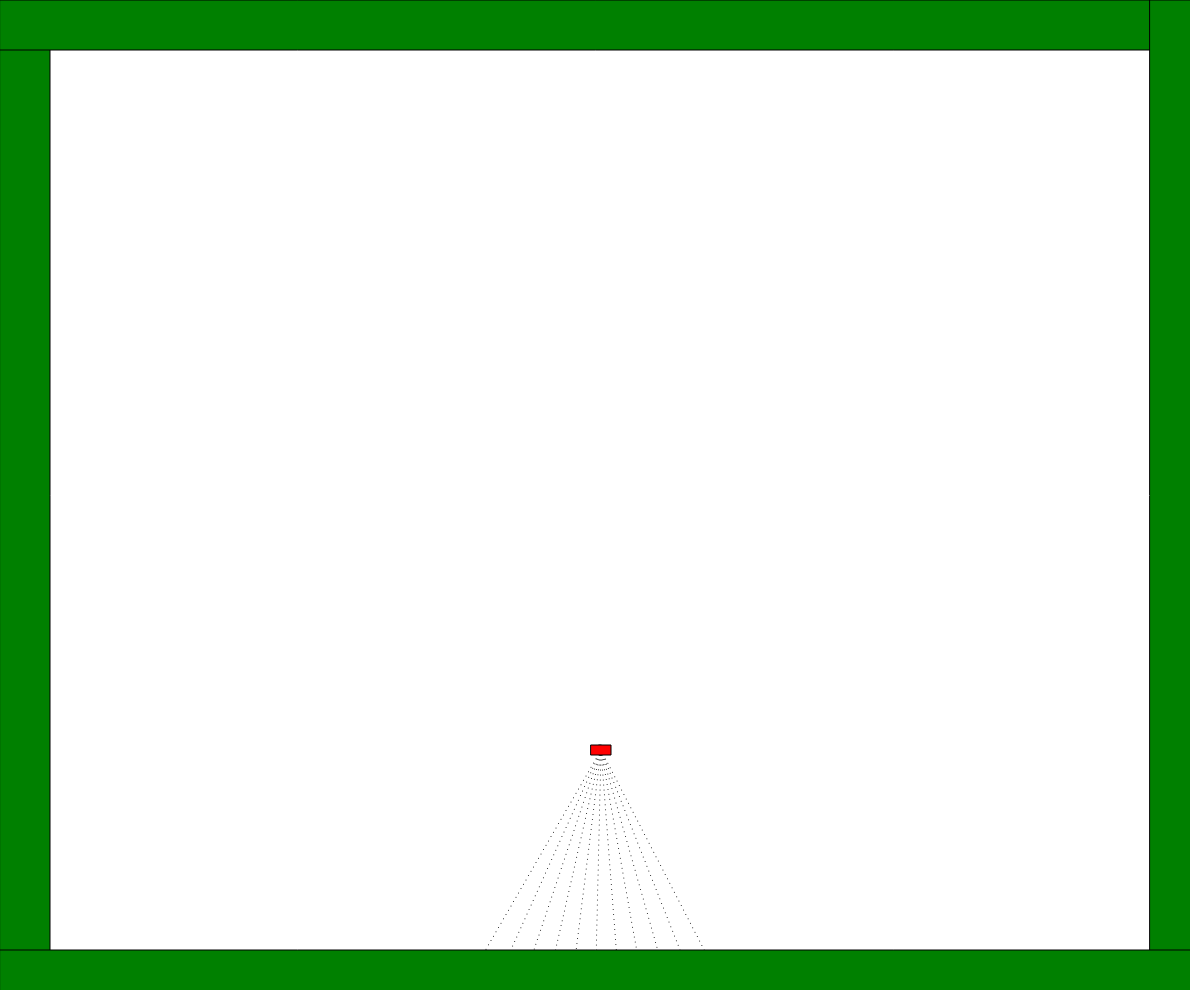
Frame 1 (no input)
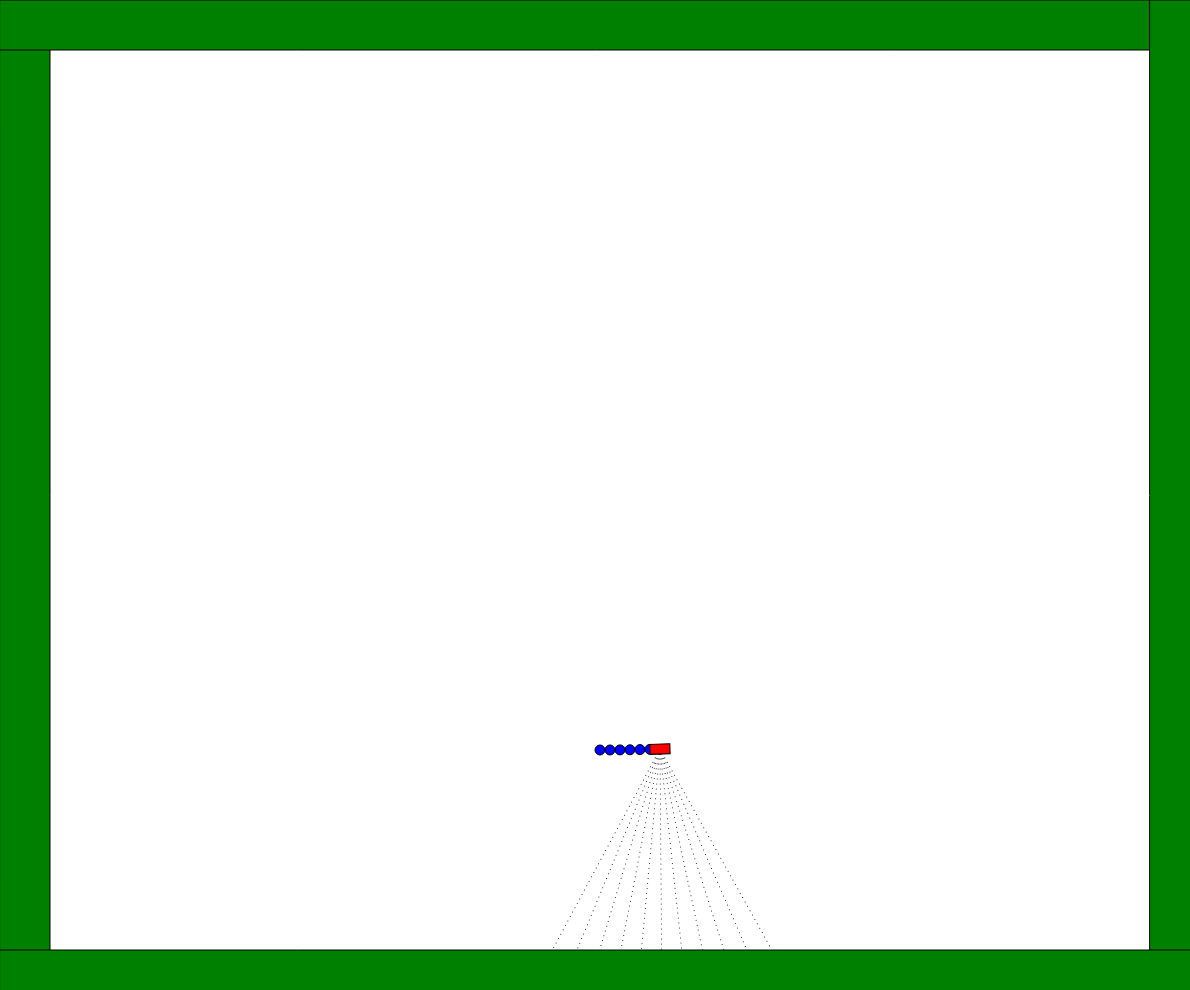
Frame 60 (no input)
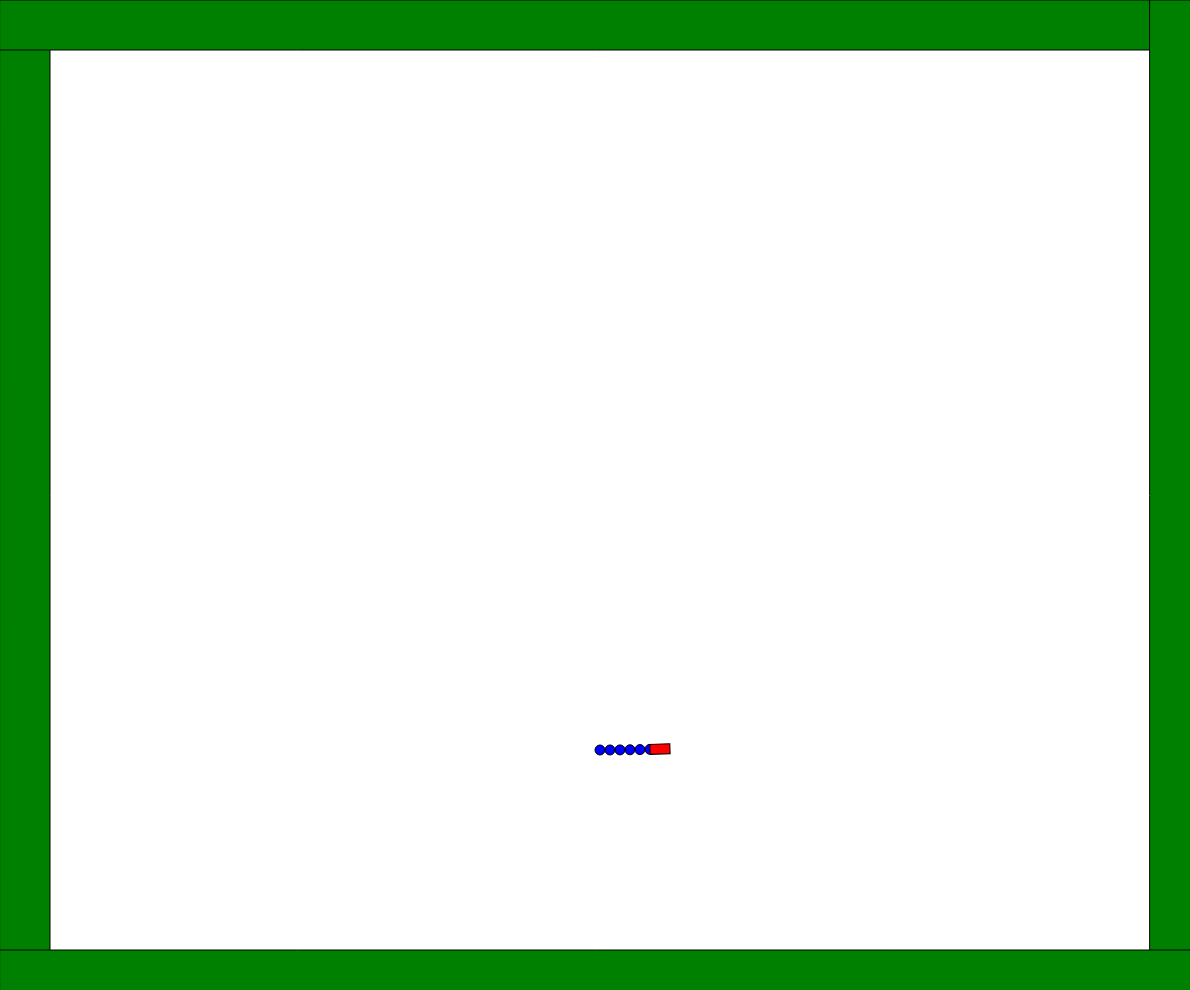
Frame 120 (the mouse pressed at the canvas centre since frame 60)

The p5.js sketch that drew these frames (run headless with seeded random() and noise() and a simulated clock; from frame 60 on, the mouse is pressed at the canvas centre):

// p5.js sketch
// ── sketch.js
var racer;
var objects = []
var time;
var positions =[];
var drawingBox;
var tempShape;
function setup() {
  // put setup code here
 createCanvas(windowWidth-10,windowHeight-10);
 racer = new Rocket();
 time = 0;
 objects.push(new block([[0,windowHeight-50],[windowWidth,windowHeight]]))
 objects.push(new block([[windowWidth-50,0],[windowWidth,windowHeight]]))
 objects.push(new block([[0,0],[windowWidth,50]]))
 objects.push(new block([[0,0],[50,windowHeight]]))
 drawingBox = false;
 
}

function mousePressed()
{
  startPoint = [mouseX,mouseY];
  drawingBox = true;
  tempShape = [mouseX,mouseY];
  // noLoop();
}
function mouseReleased()
{
  endPoint = [mouseX,mouseY];

  objects.push(new block([startPoint,endPoint]))
  drawingBox = false;
  // loop();
}


function draw() {
 
  
  
  

  background("white")
  
  
    if(time%10 == 0){
    if(!drawingBox) positions.push([racer.pos.x,racer.pos.y])}
    
    for (var i = positions.length - 1; i >= 0; i--) {
      fill("blue")
      ellipse(positions[i][0],positions[i][1],10,10)
    }
    time++;
    if(!drawingBox) racer.update();
    racer.display();
  

  if(drawingBox)
  {
    fill("green")
    rectMode(CORNERS)
    rect(tempShape[0],tempShape[1],mouseX,mouseY);
  } 
  for (var i = objects.length - 1; i >= 0; i--) {

      objects[i].update()
      objects[i].display()
    }
  
  
}




function Rocket()
{
  this.pos = createVector(windowWidth/2,windowHeight-250);
  this.vel = createVector(1,0);
  this.acc = [0,0];
  
  this.color = "red"
  this.time = 0
  this.pError = 0;
  this.kP = -1/10000
  this.kD = -1/100000
  this.kI = -1/1000000



  this.bang = function()
  {
      d = this.avgDist();
      velH = this.vel.heading()
      if(d<200)
      {
        this.acc = createVector(cos(velH-PI/2)/1000,sin(velH-PI/2)/1000)
      }
      if(d> 200)
      {
        //this.vel.rotate(PI/1000)
        this.acc = createVector(cos(velH+PI/2)/1000,sin(velH+PI/2)/1000)
      }
  }
  this.PID = function()
  {
      
       d = this.avgDist(PI/2);
      error = 200-d;
      

      velH = this.vel.heading()

      angle = velH+PI/2
      P = error*this.kP
      I = this.kI/this.time*(error-this.pError)
      D = this.time*this.kD*(error-this.pError)

      this.acc = [cos(angle)*( P+I+D),sin(angle)*( P+I+D)]
      this.pError = error;
  }
  
  this.update = function() {
      this.time ++;
      this.vel.x+=this.acc[0]
      this.vel.y+=this.acc[1]
      this.pos.add(this.vel);
      this.acc = [0,0]

      if(this.time>800)
      {
        this.time  = 1;
        this.pError = 0;
      }

      if(this.vel.mag()>1)
      {
        this.vel.mult(1/this.vel.mag())
      }


      //this.vel.add(createVector(cos(this.vel.heading()),sin(this.vel.heading())))

      
      if(this.pos.y<0)
      {
        this.pos.y = windowHeight-10
      }
      
        this.PID()
      

      for (var j = objects.length - 1; j >= 0; j--) {
        if(this.pos.x > objects[j].points[0][0] && this.pos.x < objects[j].points[1][0] && 
          this.pos.y > objects[j].points[0][1] && this.pos.y < objects[j].points[1][1])
        {
         noLoop()
        
        }
        if(this.pos.x > objects[j].points[1][0] && this.pos.x < objects[j].points[0][0] && 
          this.pos.y > objects[j].points[1][1] && this.pos.y < objects[j].points[0][1])
        {
          noLoop()
        }
        if(this.pos.x > objects[j].points[0][0] && this.pos.x < objects[j].points[1][0] && 
          this.pos.y < objects[j].points[0][1] && this.pos.y > objects[j].points[1][1])
        {
         noLoop()
        
        }
        if(this.pos.x > objects[j].points[1][0] && this.pos.x < objects[j].points[0][0] && 
          this.pos.y < objects[j].points[1][1] && this.pos.y > objects[j].points[0][1])
        {
          noLoop()
        }


      }
      
  };

  this.avgDist = function(){
    sum = 0;
    count = 0;
    angle = PI/2+PI/6
    weight = .8
    while(angle>PI/2-PI/6 )
    {
      sum+=this.dist(angle)*weight
      count++
      angle-=.1
      if(angle>PI/2)
      {
        weight+=.05
      }
      else
      {
        weight-=.05
      }

    }
    return sum/count
  }

  
  

  this.dist = function(angle)
  {
    var dist = 0;
    var hit = false
    var curr = createVector(this.pos.x,this.pos.y);
    while(!hit)
    { 
      point(curr.x,curr.y)
      curr.x = curr.x+cos(this.vel.heading()+angle)*5
      curr.y = curr.y+sin(this.vel.heading()+angle)*5
      dist += 5
      for (var j = objects.length - 1; j >= 0; j--) {
        if(curr.x > objects[j].points[0][0] && curr.x < objects[j].points[1][0] && 
          curr.y > objects[j].points[0][1] && curr.y < objects[j].points[1][1])
        {
          hit = true;
          break
        }
        if(curr.x > objects[j].points[1][0] && curr.x < objects[j].points[0][0] && 
          curr.y > objects[j].points[1][1] && curr.y < objects[j].points[0][1])
        {
          hit = true;
          break
        }
        if(curr.x > objects[j].points[0][0] && curr.x < objects[j].points[1][0] && 
          curr.y < objects[j].points[0][1] && curr.y > objects[j].points[1][1])
        {
          hit = true;
          break
       
        }
        if(curr.x > objects[j].points[1][0] && curr.x < objects[j].points[0][0] && 
          curr.y < objects[j].points[1][1] && curr.y > objects[j].points[0][1])
        {
          hit = true;
          break;
        }

      }
      
    }

    return dist
  }
 

  this.display = function() {

    angle = PI/2+PI/6
    
    
    push();
    fill(this.color);
    translate(this.pos.x,this.pos.y);
    rotate(this.vel.heading())
    rectMode(CENTER)
    rect(0,0,20,10)

    pop();
  };


}

function block([[a,b],[c,d]])
{
  this.points = [[a,b],[c,d]]
  this.pos = createVector(a,b);
  this.vel = createVector(0,0);
  this.acc = createVector(0,0);
  this.color = "green"

  this.update = function() {

      
      this.points[0][1] += this.vel.y;
      this.points[1 ][1] += this.vel.y;

      

      
      
                
  };

  this.display = function() {
    
    push();
    
    rectMode(CORNERS)
    fill(this.color);
    rect(this.points[0][0],this.points[0][1],this.points[1][0],this.points[1][1])
    pop();
  };



}
